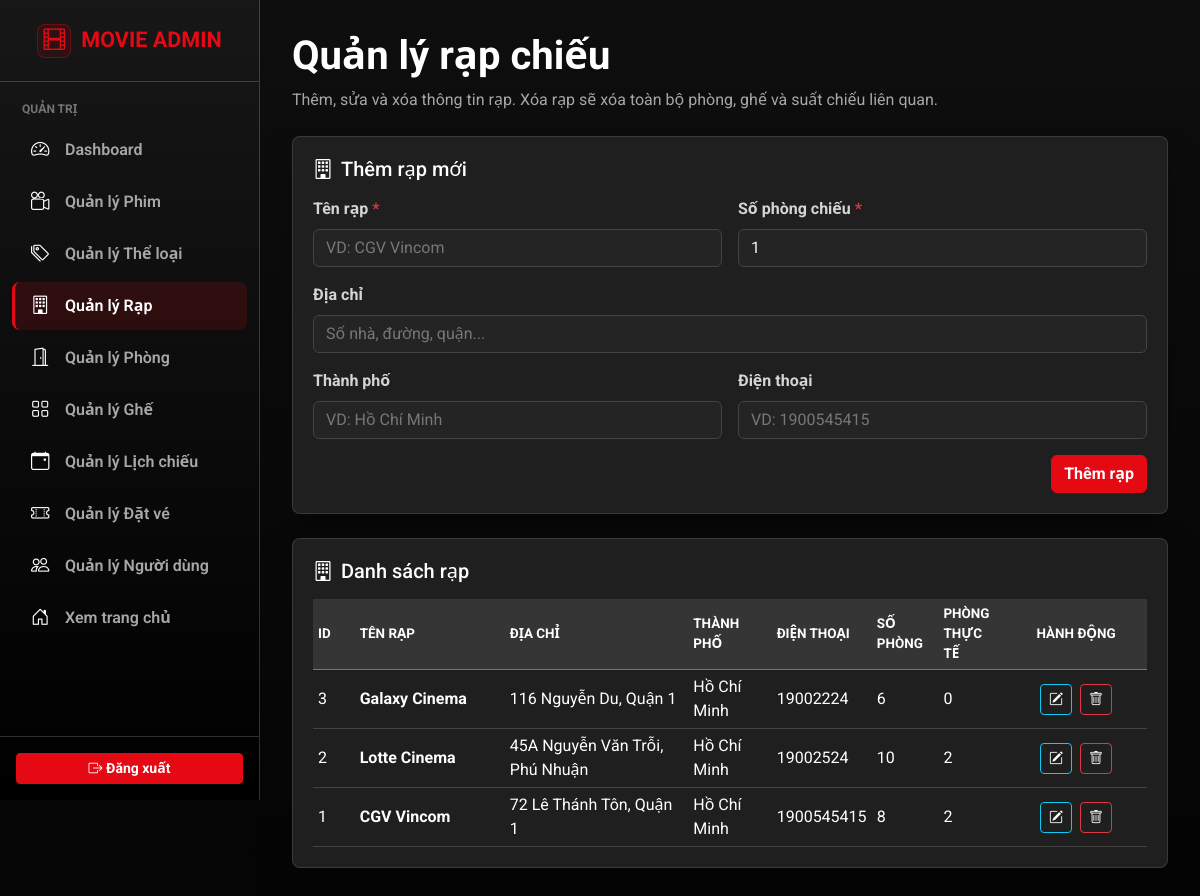
The app's page /frontend/admin/manage_theatres.php (signed in) with its own data.
### tables this page shows
CREATE TABLE theatres
(
    id            INT PRIMARY KEY AUTO_INCREMENT,
    name          VARCHAR(100) NOT NULL,
    address       VARCHAR(255) NULL,
    city          VARCHAR(50)  NULL,
    phone         VARCHAR(20)  NULL,
    total_screens INT       DEFAULT 1,
    created_at    TIMESTAMP DEFAULT CURRENT_TIMESTAMP,
    updated_at    TIMESTAMP DEFAULT CURRENT_TIMESTAMP ON UPDATE CURRENT_TIMESTAMP
);

### backend/app/init.php (called while the page is built, shortened)
<?php
spl_autoload_register(function ($class_name) {
    $prefix = 'App\\';
    $base_dir = __DIR__ . '/';
    $len = strlen($prefix);
    $relative_class = substr($class_name, $len);
    $file = $base_dir . str_replace('\\', '/', $relative_class) . '.php';
});

### backend/app/Config/Database.php (called while the page is built, shortened)
<?php
class Database {
    private static $connection = null;
    public static function getConnection() {
        if (self::$connection === null) {
            $host     = getenv('DB_HOST') ?: 'localhost';
            $username = getenv('DB_USER') ?: 'root';
            $password = getenv('DB_PASSWORD') !== false ? getenv('DB_PASSWORD') : '';
            $database = getenv('DB_NAME') ?: 'movie_ticket_booking';
            $port     = getenv('DB_PORT') ?: 3306;
            $conn = mysqli_connect($host, $username, $password, $database, (int)$port);
            mysqli_set_charset($conn, "utf8mb4");
            self::$connection = $conn;
        }
        return self::$connection;
    }
}

### backend/app/Controllers/TheatreController.php (called while the page is built, shortened)
<?php
class TheatreController {
    private $service;
    public function __construct() {
        $this->service = new TheatreService();
    }
    public function getAllTheatres() {
        return $this->service->getAllTheatres();
    }
}

### backend/app/Services/TheatreService.php (called while the page is built, shortened)
<?php
class TheatreService {
    private $model;
    public function __construct() {
        $this->model = new TheatreModel();
    }
    public function getAllTheatres() {
        return $this->model->getAll();
    }
}

### backend/app/Models/TheatreModel.php (called while the page is built, shortened)
<?php
class TheatreModel {
    private $conn;
    public function __construct() {
        $this->conn = Database::getConnection();
    }
    public function getAll() {
        $query = "
            SELECT t.*, COUNT(r.id) AS room_count
            FROM theatres t
            LEFT JOIN rooms r ON r.theatre_id = t.id
            GROUP BY t.id
            ORDER BY t.id DESC
        ";
        $result = mysqli_query($this->conn, $query);
        $theatres = [];
        if ($result) {
            while ($row = mysqli_fetch_assoc($result)) {
                $theatres[] = $row;
            }
        }
        return $theatres;
    }
}

### frontend/admin/manage_theatres.php (the view, shortened to what this page needs)
<?php
require_once '../../backend/app/init.php';
require_once 'admin_header.php';
require_once 'admin_sidebar.php';
$controller = new TheatreController();
$theatres_list = $controller->getAllTheatres();
$edit_theatre = null;
?>
<div class="container-fluid">
    <div class="admin-page-header d-flex flex-column flex-lg-row justify-content-between align-items-start gap-3 mb-4">
        <div>
            <h1 class="mb-0 text-white fw-bold">Quản lý rạp chiếu</h1>
            <p class="mb-0 mt-2 text-muted">Thêm, sửa và xóa thông tin rạp. Xóa rạp sẽ xóa toàn bộ phòng, ghế và suất chiếu liên quan.</p>
        </div>
    </div>
    <div class="admin-card mb-4">
        <h5 class="mb-3 text-white">
            <i class="bi bi-building me-2"></i><?= $edit_theatre ? 'Cập nhật rạp' : 'Thêm rạp mới' ?>
        </h5>
        <form action="manage_theatres.php" method="POST">
            <div class="row g-3">
                <div class="col-md-6">
                    <label class="form-label">Tên rạp <span class="text-danger">*</span></label>
                    <input
                        type="text"
                        class="form-control"
                        name="name"
                        required
                        placeholder="VD: CGV Vincom"
                        value="<?= htmlspecialchars($edit_theatre['name'] ?? '') ?>"
                    >
                </div>
                <div class="col-md-6">
                    <label class="form-label">Số phòng chiếu <span class="text-danger">*</span></label>
                    <input
                        type="number"
                        class="form-control"
                        name="total_screens"
                        min="1"
                        required
                        value="<?= htmlspecialchars((string)($edit_theatre['total_screens'] ?? 1)) ?>"
                    >
                </div>
                <div class="col-12">
                    <label class="form-label">Địa chỉ</label>
                    <input
                        type="text"
                        class="form-control"
                        name="address"
                        placeholder="Số nhà, đường, quận..."
                        value="<?= htmlspecialchars($edit_theatre['address'] ?? '') ?>"
                    >
                </div>
                <div class="col-md-6">
                    <label class="form-label">Thành phố</label>
                    <input
                        type="text"
                        class="form-control"
                        name="city"
                        placeholder="VD: Hồ Chí Minh"
                        value="<?= htmlspecialchars($edit_theatre['city'] ?? '') ?>"
                    >
                </div>
                <div class="col-md-6">
                    <label class="form-label">Điện thoại</label>
                    <input
                        type="text"
                        class="form-control"
                        name="phone"
                        placeholder="VD: 1900545415"
                        value="<?= htmlspecialchars($edit_theatre['phone'] ?? '') ?>"
                    >
                </div>
            </div>
            <div class="mt-3 text-end">
                <button type="submit" class="btn btn-netflix-red">
                    <?= $edit_theatre ? 'Lưu thay đổi' : 'Thêm rạp' ?>
                </button>
            </div>
        </form>
    </div>
    <div class="admin-card">
        <h5 class="mb-3 text-white"><i class="bi bi-building me-2"></i>Danh sách rạp</h5>
        <div class="table-responsive">
            <table class="table table-hover admin-table align-middle mb-0">
                <thead>
                    <tr>
                        <th width="5%">ID</th>
                        <th width="18%">Tên rạp</th>
                        <th width="22%">Địa chỉ</th>
                        <th width="10%">Thành phố</th>
                        <th width="12%">Điện thoại</th>
                        <th width="8%">Số phòng</th>
                        <th width="8%">Phòng thực tế</th>
                        <th width="17%" class="text-center">Hành động</th>
                    </tr>
                </thead>
                <tbody>
                    <?php if (!empty($theatres_list)): ?>
                        <?php foreach ($theatres_list as $theatre): ?>
                            <tr>
                                <td><?= $theatre['id'] ?></td>
                                <td><strong><?= htmlspecialchars($theatre['name']) ?></strong></td>
                                <td><?= htmlspecialchars($theatre['address'] ?? '—') ?></td>
                                <td><?= htmlspecialchars($theatre['city'] ?? '—') ?></td>
                                <td><?= htmlspecialchars($theatre['phone'] ?? '—') ?></td>
                                <td><?= (int)$theatre['total_screens'] ?></td>
                                <td><?= (int)$theatre['room_count'] ?></td>
                                <td class="text-center">
                                    <a href="manage_theatres.php?edit_id=<?= $theatre['id'] ?>" class="btn btn-sm btn-outline-info admin-icon-btn me-1" title="Sửa rạp">
                                        <i class="bi bi-pencil-square"></i>
                                    </a>
                                    <form action="" method="POST" class="d-inline" onsubmit="return confirm('Xóa rạp này sẽ xóa toàn bộ phòng, ghế và suất chiếu liên quan. Bạn có chắc chắn?');">
                                        <button type="submit" class="btn btn-sm btn-outline-danger admin-icon-btn" title="Xóa rạp">
                                            <i class="bi bi-trash"></i>
                                        </button>
                                    </form>
                                </td>
                            </tr>
                        <?php endforeach; ?>
                    <?php endif; ?>
                </tbody>
            </table>
        </div>
    </div>
</div>
<?php require_once 'admin_footer.php'; ?>

### frontend/css/admin.css (style rules this page uses)
:root { --admin-bg: #0a0a0a; --admin-surface: #1f1f1f; --admin-surface-soft: #242424; --admin-surface-head: #353535; --admin-sidebar: #000000; --admin-border: rgba(255, 255, 255, 0.18); --admin-border-soft: rgba(255, 255, 255, 0.12); --admin-text: #f5f5f5; --admin-muted: #a7a7a7; --admin-danger: #e50914; --admin-danger-hover: #b20710; --admin-radius: 8px; --admin-sidebar-width: 260px; }
body { min-height: 100vh; margin: 0; background: linear-gradient(180deg, #0e0e0e 0%, var(--admin-bg) 45%, #050505 100%); color: var(--admin-text); font-family: "Roboto", "Segoe UI", Arial, sans-serif; }
a, a:hover { color: inherit; }
.text-muted { color: var(--admin-muted) !important; }
.admin-content .container-fluid { padding-right: 0; padding-left: 0; }
.admin-card { padding: 20px; overflow: hidden; border: 1px solid var(--admin-border-soft); border-radius: var(--admin-radius); background: var(--admin-surface); color: var(--admin-text); box-shadow: 0 18px 40px rgba(0, 0, 0, 0.24); }
.table-responsive { background: var(--admin-surface); }
.admin-table { --bs-table-bg: var(--admin-surface); --bs-table-color: var(--admin-text); --bs-table-border-color: rgba(255, 255, 255, 0.16); --bs-table-hover-bg: #2b2b2b; --bs-table-hover-color: #ffffff; margin: 0; }
.admin-table thead th { border-bottom: 1px solid rgba(255, 255, 255, 0.32) !important; background: var(--admin-surface-head) !important; color: #ffffff !important; font-size: 0.84rem; font-weight: 700; text-transform: uppercase; }
.admin-table td, .admin-table th { padding: 5px; vertical-align: middle; }
.admin-table td, .admin-table td i, .admin-table strong { color: #ffffff; }
.btn-netflix-red { border: 1px solid var(--admin-danger); background: var(--admin-danger); color: #ffffff; font-weight: 700; }
.form-label { color: #d5d5d5; font-weight: 700; }
.form-control, .form-select { border-color: #444444; background-color: var(--admin-surface-soft); color: var(--admin-text); }
.form-control::placeholder { color: #777777; }

### records on screen
theatres: id "3", name "Galaxy Cinema", address "116 Nguyễn Du, Quận 1", city "Hồ Chí Minh", phone "19002224", total_screens "6", room_count "0"
theatres: id "2", name "Lotte Cinema", address "45A Nguyễn Văn Trỗi, Phú Nhuận", city "Hồ Chí Minh", phone "19002524", total_screens "10", room_count "2"
theatres: id "1", name "CGV Vincom", address "72 Lê Thánh Tôn, Quận 1", city "Hồ Chí Minh", phone "1900545415", total_screens "8", room_count "2"
